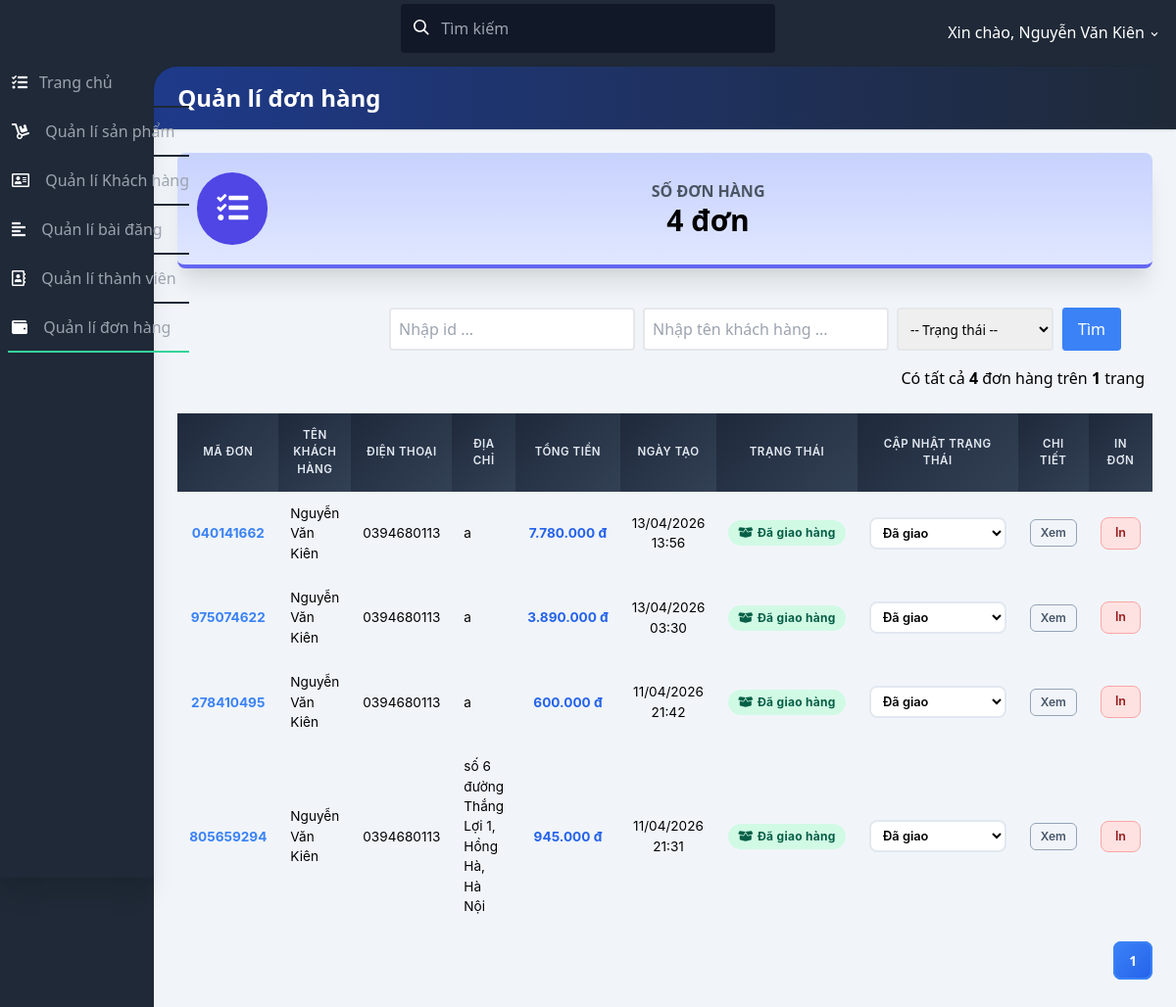
The app's page /admin/quanlidonhang.php (signed in) with its own data.
### tables this page shows
CREATE TABLE `oder` (
  `id` int(11) NOT NULL AUTO_INCREMENT,
  `order_code` varchar(9) DEFAULT NULL,
  `tenkh` varchar(255) DEFAULT NULL,
  `diachi` varchar(255) DEFAULT NULL,
  `sdt` varchar(255) DEFAULT NULL,
  `note` varchar(255) DEFAULT NULL,
  `ngaytao` int(11) DEFAULT NULL,
  `tongtien` int(11) DEFAULT NULL,
  `donhangthang` int(11) DEFAULT NULL,
  `status` varchar(20) DEFAULT 'PENDING',
  `vnpay_tranId` varchar(100) DEFAULT NULL,
  `makh` int(11) DEFAULT NULL,
  PRIMARY KEY (`id`),
  UNIQUE KEY `oder_order_code_uq` (`order_code`)
);

### admin/quanlidonhang.php (the view, shortened to what this page needs)
<?php
include './connect_db.php';
require_once dirname(__DIR__) . '/includes/inventory_helper.php';
$item_per_page = !empty($_GET['per_page']) ? $_GET['per_page'] : 6;
$current_page = !empty($_GET['page']) ? $_GET['page']
    : 1;
$offset = ($current_page - 1) * $item_per_page;
$totalRecords = mysqli_query($con, "SELECT * FROM `oder`");
$totalRecords = $totalRecords->num_rows;
$totalPages = ceil($totalRecords / $item_per_page);
if (!empty($where)) {
    $result = mysqli_query(
        $con,
        "SELECT * FROM `oder` where (" . $where . ") ORDER BY `id` DESC  LIMIT "
        . $item_per_page . " OFFSET " . $offset
    );
} else {
    $result = mysqli_query(
        $con,
        "SELECT * FROM `oder` ORDER BY `id` DESC  LIMIT "
        . $item_per_page . " OFFSET " . $offset
    );
}
function getAdminStatusInfo($status) {
    $map = [
        'PENDING'    => ['label' => 'Chờ xử lý',      'color' => 'yellow', 'icon' => 'fa-clock'],
        'CONFIRMED'  => ['label' => 'Đã xác nhận',    'color' => 'blue',   'icon' => 'fa-check-circle'],
        'SHIPPING'   => ['label' => 'Đang giao hàng', 'color' => 'purple', 'icon' => 'fa-truck'],
        'DELIVERED'  => ['label' => 'Đã giao hàng',   'color' => 'green',  'icon' => 'fa-box-open'],
        'CANCELLED'  => ['label' => 'Đã hủy',         'color' => 'red',    'icon' => 'fa-times-circle'],
    ];
    return $map[strtoupper($status)] ?? $map['PENDING'];
}
?>
<!DOCTYPE html>
<html lang="en">
<head>
    <link href="https://use.fontawesome.com/releases/v5.3.1/css/all.css" rel="stylesheet">
    <link href="https://unpkg.com/tailwindcss@^2/dist/tailwind.min.css" rel="stylesheet">
    <link href="https://afeld.github.io/emoji-css/emoji.css" rel="stylesheet">
    <link href="css/test.css" rel="stylesheet">
</head>
<body class="bg-gray-800 font-sans leading-normal tracking-normal mt-12">
    <nav class="fixed top-0 z-20 px-1 pt-2 pb-1 mt-0 w-full h-auto bg-gray-800 md:pt-1">
        <div class="flex flex-wrap items-center">
            <div class="flex flex-shrink justify-center text-white md:w-1/3 md:justify-start">
                <a href="#">
                    <span class="pl-2 text-xl"><i class="em em-grinning"></i></span>
                </a>
            </div>
            <div class="flex flex-1 justify-center px-2 text-white md:w-1/3 md:justify-start">
                <span class="relative w-full">
                    <input
                        class="px-2 py-3 pl-10 w-full leading-normal text-white bg-gray-900 rounded border border-transparent transition appearance-none focus:outline-none focus:border-gray-400"
                        placeholder="Tìm kiếm" type="search">
                    <div class="absolute search-icon" style="top: 1rem; left: .8rem;">
                        <svg class="w-4 h-4 text-white pointer-events-none fill-current" viewBox="0 0 20 20"
                            xmlns="http://www.w3.org/2000/svg">
                            <path
                                d="M12.9 14.32a8 8 0 1 1 1.41-1.41l5.35 5.33-1.42 1.42-5.33-5.34zM8 14A6 6 0 1 0 8 2a6 6 0 0 0 0 12z">
                            </path>
                        </svg>
                    </div>
                </span>
            </div>
            <div class="flex justify-between content-center pt-2 w-full md:w-1/3 md:justify-end">
                <ul class="flex flex-1 justify-between items-center list-reset md:flex-none">
                    <li class="flex-1 md:flex-none md:mr-3">
                        <div class="inline-block relative">
                            <button class="text-white drop-button focus:outline-none"
                                onclick="toggleDD('myDropdown')"><span class="pr-2"></span>
                                Xin chào, <?php
                                echo $_SESSION['dangnhap1'] ?>
                                <svg class="inline h-3 fill-current" viewBox="0 0 20 20"
                                    xmlns="http://www.w3.org/2000/svg">
                                    <path
                                        d="M9.293 12.95l.707.707L15.657 8l-1.414-1.414L10 10.828 5.757 6.586 4.343 8z" />
                                </svg>
                            </button>
                        </div>
                    </li>
                </ul>
            </div>
        </div>
    </nav>
    <div class="flex flex-col md:flex-row">
        <div class="bg-gray-800 shadow-xl h-16 fixed bottom-0 mt-12 md:relative md:h-screen z-10 w-full md:w-48">
            <div
                class="md:mt-12 md:w-50 md:fixed md:left-0 md:top-0 content-center md:content-start text-left justify-between">
                <ul class="list-reset flex flex-row md:flex-col py-0 md:py-3 px-1 md:px-2 text-center md:text-left">
                    <li class="mr-3 flex-1">
                        <a class="block py-1 md:py-3 pl-1 align-middle text-white no-underline hover:text-white border-b-2 border-gray-800 hover:border-pink-500"
                            href="./trangchu.php">
                            <i class="fas fa-tasks pr-0 md:pr-3"></i><span
                                class="pb-1 md:pb-0 text-xs md:text-base text-gray-600 md:text-gray-400 block md:inline-block">Trang
                                chủ</span>
                        </a>
                    </li>
                    <li class="mr-3 flex-1">
                        <a class="block py-1 md:py-3 pl-1 align-middle text-white no-underline hover:text-white border-b-2 border-gray-800 hover:border-blue-700"
                            href="./quanlisanpham.php">
                            <i class="fas fa-dolly md:pr-3"></i>
                            <span
                                class="pb-1 md:pb-0 text-xs md:text-base text-gray-600 md:text-gray-400 block md:inline-block">Quản
                                lí sản phẩm</span>
                        </a>
                    </li>
                    <li class="mr-3 flex-1">
                        <a class="block py-1 md:py-3 pl-1 align-middle text-white no-underline hover:text-white border-b-2 border-gray-800 hover:border-yellow-400"
                            href="./quanlikhachhang.php">
                            <i class="far fa-address-card md:pr-3"></i>
                            <span
                                class="pb-1 md:pb-0 text-xs md:text-base text-gray-600 md:text-gray-400 block md:inline-block">Quản
                                lí Khách hàng</span>
                        </a>
                    </li>
                    <li class="mr-3 flex-1">
                        <a class="block py-1 md:py-3 pl-1 align-middle text-white no-underline hover:text-white border-b-2 border-gray-800 hover:border-blue-500"
                            href="./quanlibaidang.php">
                            <i class="fas fa-align-left md:pr-3"></i>
                            <span
                                class="pb-1 md:pb-0 text-xs md:text-base text-gray-600 md:text-gray-400 block md:inline-block">Quản
                                lí bài đăng</span>
                        </a>
                    </li>
                    <li class="mr-3 flex-1">
                        <a class="block py-1 md:py-3 pl-0 md:pl-1 align-middle text-white no-underline hover:text-white border-b-2 border-gray-800 hover:border-pink-400"
                            href="./quanlithanhvien.php">
                            <i class="far fa-address-book md:pr-3"></i>
                            <span
                                class="pb-1 md:pb-0 text-xs md:text-base text-gray-600 md:text-gray-400 block md:inline-block">Quản
                                lí thành viên</span>
                        </a>
                    </li>
                    <li class="mr-3 flex-1">
                        <a class="block py-1 md:py-3 pl-0 md:pl-1 align-middle text-white no-underline hover:text-white border-b-2 border-gray-800 border-green-400"
                            href="./quanlidonhang.php">
                            <i class="fas fa-wallet md:pr-3"></i>
                            <span
                                class="pb-1 md:pb-0 text-xs md:text-base text-gray-600 md:text-gray-400 block md:inline-block">Quản
                                lí đơn hàng</span>
                        </a>
                    </li>
                </ul>
            </div>
        </div>
        <div class="main-content flex-1 bg-gray-100 mt-12 md:mt-2 pb-24 md:pb-5">
            <div class="bg-gray-800 pt-3">
                <div class="rounded-tl-3xl bg-gradient-to-r from-blue-900 to-gray-800 p-4 shadow text-2xl text-white">
                    <h3 class="font-bold pl-2">Quản lí đơn hàng</h3>
                </div>
            </div>
            <div class="flex flex-wrap">
                <div class="w-full p-6">
                    <div
                        class="bg-gradient-to-b from-indigo-200 to-indigo-100 border-b-4 border-indigo-500 rounded-lg shadow-xl p-5">
                        <div class="flex flex-row items-center">
                            <div class="flex-shrink pr-4">
                                <div class="rounded-full p-5 bg-indigo-600"><i
                                        class="fas fa-tasks fa-2x fa-inverse"></i>
                                </div>
                            </div>
                            <div class="flex-1 text-right md:text-center">
                                <h5 class="font-bold uppercase text-gray-600">Số đơn
                                    hàng</h5>
                                <h3 class="font-bold text-3xl"><?= $totalRecords ?> đơn</h3>
                            </div>
                        </div>
                    </div>
                </div>
                <div class="w-full p-4 flex flex-row-reverse">
                    <div class="mr-8 flex items-center justify-center ">
                        <form action="quanlidonhang.php?action=search" method="POST">
                            <div class="flex ">
                                <input type="text" class="border-2 border-gray-200 rounded px-2 py-2 w-30"
                                    placeholder="Nhập id ..." name="id" value="<?= !empty($id) ? $id : "" ?>" />
                                <input type="text" class="border-2 border-gray-200 rounded mr-2 px-2 ml-2 py-2 w-30"
                                    placeholder="Nhập tên khách hàng ..." name="tenkh"
                                    value="<?= !empty($tenkh) ? $tenkh : "" ?>" />
                                <select name="status" class="border-2 border-gray-200 rounded px-2 py-2 mr-2 w-40" style="font-size:0.85rem;">
                                    <option value="">-- Trạng thái --</option>
                                </select>
                                <button type="submit" value="Tìm"
                                    class=" rounded px-4 mr-2 text-white bg-blue-500 border-l  ">
                                    Tìm
                                </button>
                            </div>
                        </form>
                    </div>
                </div>
                <div class="flex w-full mr-8 justify-end">
                    <div>Có tất cả <strong><?= $totalRecords ?></strong> đơn hàng trên
                        <strong><?= $totalPages ?></strong>
                        trang</div>
                </div>
                <div class="w-full p-6">
                    <table id="table_customers">
                        <thead class="bg-blue-300">
                            <tr class="border-2">
                                <th class="w-1/12">Mã đơn</th>
                                <th class="w-2/12">Tên khách hàng</th>
                                <th class="w-1/12">Điện thoại</th>
                                <th class="w-2/12">Địa chỉ</th>
                                <th class="w-1/12">Tổng tiền</th>
                                <th class="w-1/12">Ngày tạo</th>
                                <th class="w-1/12">Trạng thái</th>
                                <th class="w-1/12">Cập nhật trạng thái</th>
                                <th class="w-1/12">Chi tiết</th>
                                <th class="w-1/12">In đơn</th>
                            </tr>
                        </thead>
                        <tbody>
                            <?php
                            while ($row = mysqli_fetch_array($result)) {
                                $statusInfo = getAdminStatusInfo($row['status'] ?? 'PENDING');
                                ?>
                                <tr>
                                    <td class="text-center font-bold" style="color:#3b82f6;"><?= !empty($row['order_code']) ? $row['order_code'] : '#' . $row['id'] ?></td>
                                    <td><?= htmlspecialchars($row['tenkh']) ?></td>
                                    <td class="text-center"><?= htmlspecialchars($row['sdt']) ?></td>
                                    <td><?= htmlspecialchars($row['diachi']) ?></td>
                                    <td class="text-center font-bold" style="color:#2563eb;"><?= number_format($row['tongtien'], 0, ',', '.') ?>&nbsp;đ</td>
                                    <td class="text-center"><?= date('d/m/Y H:i', $row['ngaytao']) ?></td>
                                    <td class="text-center">
                                        <span class="status-badge status-<?= $statusInfo['color'] ?>">
                                            <i class="fas <?= $statusInfo['icon'] ?>"></i>
                                            <?= $statusInfo['label'] ?>
                                        </span>
                                    </td>
                                    <td class="text-center">
                                        <form method="POST" action="quanlidonhang.php<?= !empty($_GET['page']) ? '?page=' . $_GET['page'] : '' ?>" class="status-form">
                                            <select name="new_status" class="status-select" onchange="this.form.submit()">
                                                <option value="DELIVERED" <?= ($row['status'] ?? '') == 'DELIVERED' ? 'selected' : '' ?>>Đã giao</option>
                                            </select>
                                        </form>
                                    </td>
                                    <td class="text-center">
                                        <button class="btn-detail" onclick="toggleDetail(<?= $row['id'] ?>, this)">Xem</button>
                                    </td>
                                    <td class="text-center doimau"> <a href="inhoadon.php?id=<?= $row['id'] ?>"
                                            target="_blank">In</a>
                                    </td>
                                </tr>
                                <?php
                            } ?>
                        </tbody>
                    </table>
                    <?php
                    include './pagination.php';
                    ?>
                </div>
            </div>
        </div>
    </div>
</body>
</html>

### records on screen
oder: order_code "040141662", tenkh "Nguyễn Văn Kiên", sdt "0394680113", diachi "a", tongtien "7.780.000", ngaytao "13/04/2026 13:56", status "Đã giao hàng", new_status "Đã giao"
oder: order_code "975074622", tenkh "Nguyễn Văn Kiên", sdt "0394680113", diachi "a", tongtien "3.890.000", ngaytao "13/04/2026 03:30", status "Đã giao hàng", new_status "Đã giao"
oder: order_code "278410495", tenkh "Nguyễn Văn Kiên", sdt "0394680113", diachi "a", tongtien "600.000", ngaytao "11/04/2026 21:42", status "Đã giao hàng", new_status "Đã giao"
oder: order_code "805659294", tenkh "Nguyễn Văn Kiên", sdt "0394680113", diachi "số 6 đường Thắng Lợi 1, Hồng Hà, Hà Nội", tongtien "945.000", ngaytao "11/04/2026 21:31", status "Đã giao hàng", new_status "Đã giao"

### other values on screen
$_SESSION['dangnhap1'] "Nguyễn Văn Kiên"
$totalRecords "4"
$totalPages "1"
